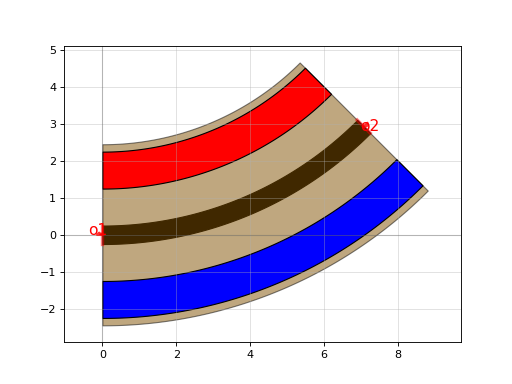

Generate this figure with Python:
import gdsfactory as gf

xs = gf.cross_section.pin(width=0.5, via_stack_gap=1, via_stack_width=1)
p = gf.path.arc(radius=10, angle=45)
c = p.extrude(xs)
c.plot()
